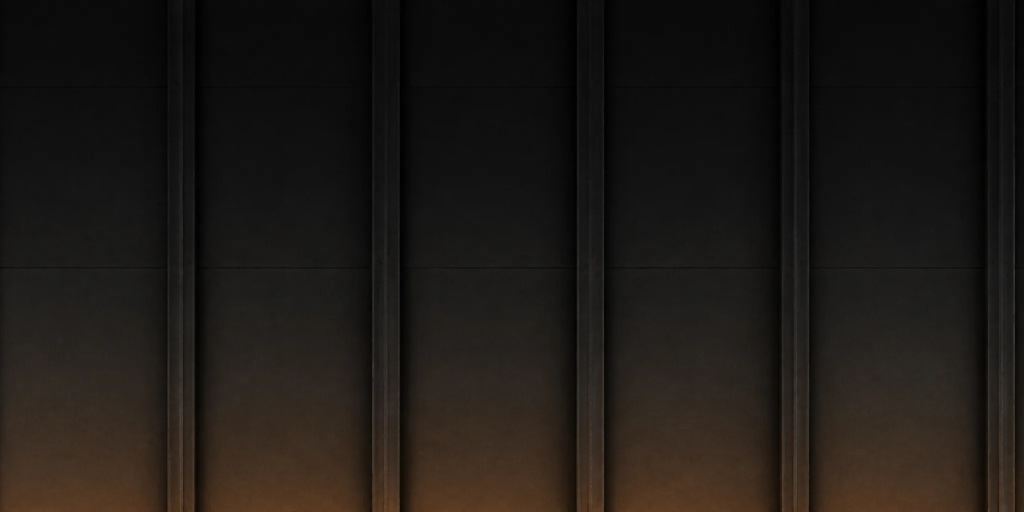
#> input picture img/backdrop.webp, 2048 x 1024 px (shown at 1/2 size)
$ python -i plates.py   (imports and definitions only)
#> lines starting #> are read from the running program, lines starting #| are printed output that depends on the picture
#!/usr/bin/env python3
"""Plates and cards from gpt-image-2 drafts -> WebP at their ARTKIT.md sizes. Run from the repo root:
  python3 tools/art/plates.py backdrop <draft 2048x1024>   -> img/backdrop.webp (wraps left/right)
  python3 tools/art/plates.py hearth <draft>               -> img/hearth.webp 1536x1536
  python3 tools/art/plates.py card <world> <draft>         -> img/levels/<world>.webp 1024x576
The backdrop is cut at a whole number of rib bays, chosen where the two cut columns match best,
then stretched back to 2048 wide, so its left and right edges continue into each other.
"""
import os
import sys

import numpy as np
from PIL import Image

ROOT = os.path.abspath(os.path.join(os.path.dirname(__file__), '..', '..'))


def save_webp(img, rel, quality=82):
    dst = os.path.join(ROOT, rel)
    os.makedirs(os.path.dirname(dst), exist_ok=True)
    img.convert('RGB').save(dst, 'WEBP', quality=quality, method=6)
    print('wrote', rel, img.size, os.path.getsize(dst), 'bytes')


def seam(a):
    inner = np.abs(a[:, 1:] - a[:, :-1]).mean()
    return float(np.abs(a[:, 0] - a[:, -1]).mean() / inner)


def backdrop(draft):
#> called with draft = '../../img/backdrop.webp'
    im = Image.open(draft).convert('RGB')
#> im is the input picture: PIL image 2048x1024 RGB; mean R, G, B 29.8, 25.6, 21.9
    a = np.asarray(im).astype(np.float32)
    w = a.shape[1]
#> w = 2048
    # rib period from the autocorrelation of the column-edge profile
    prof = np.abs(np.diff(a.mean(axis=(0, 2))))
#> prof = 2047 values, max 21.59 at index 1207, min 0 at index 136, mean 0.446
    prof -= prof.mean()
#> prof = 2047 values, max 21.15 at index 1207, min -0.446 at index 136, mean 2.98e-08
    ac = [float((prof[:-lag] * prof[lag:]).mean()) for lag in range(200, 600)]
#> ac = 400 values, max 1.68 at index 210, min -0.181 at index 49, mean 0.00461
    period = 200 + int(np.argmax(ac))
#> period = 410
    bays = max(1, round(w * 0.9 / period))
#> bays = 4
    best = None
    for span in range(bays * period - 6, bays * period + 7):
        for x0 in range(0, w - span - 1):
            d = np.abs(a[:, x0:x0 + 2] - a[:, x0 + span:x0 + span + 2]).mean()
            if best is None or d < best[0]:
                best = (d, x0, span)
#> after the loop, best = (0.945, 128, 1634)
    _, x0, span = best
#> x0 = 128; span = 1634
    print('rib period', period, 'bays', bays)
#| rib period 410 bays 4
    crop = im.crop((x0, 0, x0 + span, im.height)).resize((2048, 1024), Image.LANCZOS)
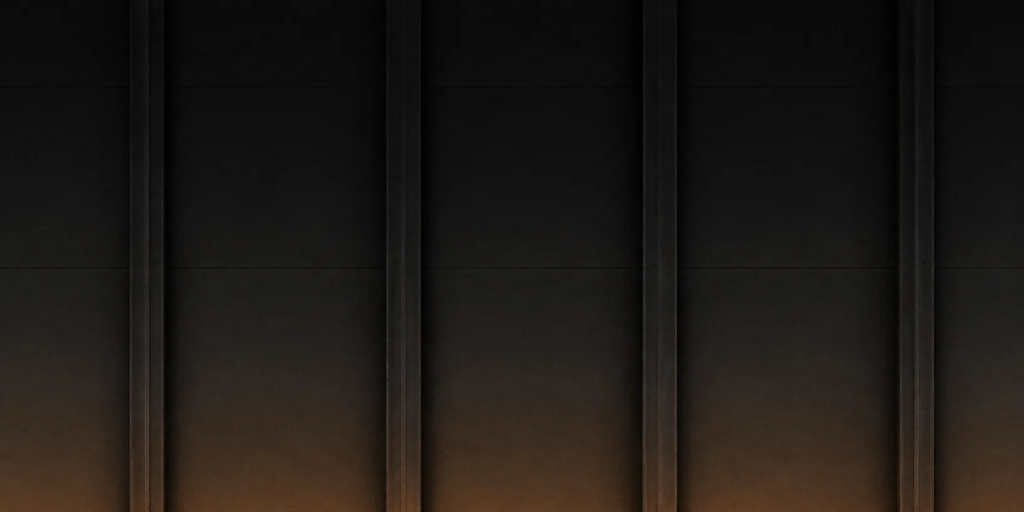
#> crop: PIL image 2048x1024 RGB (shown at 1/2 size); mean R, G, B 29.8, 25.5, 21.7
    print('backdrop cut', x0, x0 + span, 'seam', round(seam(np.asarray(crop).astype(np.float32)), 2))
#> in seam, `inner = np.abs(a[:, 1:] - a[:, :-1]).mean()`: inner = 0.427
#| backdrop cut 128 1762 seam 2.18
    save_webp(crop, 'img/backdrop.webp')
#| wrote img/backdrop.webp (2048, 1024) 15880 bytes


# Two clamp blocks the draft cut off at its left edge (nothing matches them on the right), at 1536
# px, with the shadow each casts below it: (y0, y1, x1, donor y offset). Each is replaced by the
# same columns from a clean stretch of the wall: the strip is vertical panelling, so rows nearby
# continue it, grain and all.
HEARTH_LEFT_CLAMPS = [(368, 512, 34, 150), (898, 1044, 34, -170)]


# [45 lines left out: functions paint_out, hearth, card, not called in this run]


# [10 lines not run here, left out]

>>> result = backdrop('../../img/backdrop.webp')
